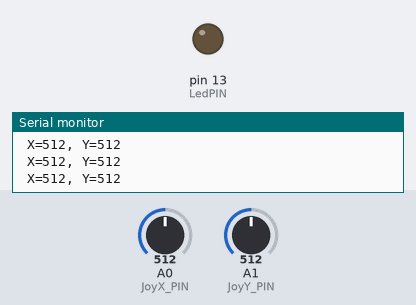
A sketch run on a simulated Arduino Uno, built with avr-gcc and run on an emulated ATmega328P. Shown: output pins drawn as LEDs (lit = HIGH), the last lines printed to the serial monitor. The test bench sets the inputs (shaded band); at power-on: A1 (JoyY_PIN) = 512, A0 (JoyX_PIN) = 512.

Above: at 1.3 s.
1.4 s: A1 (JoyY_PIN) set to 0
At 2.6 s:
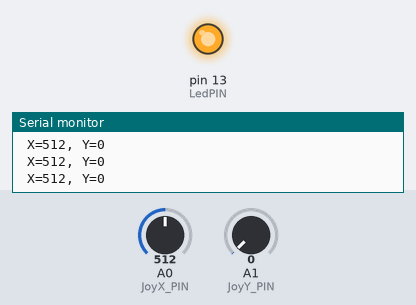
3.0 s: A1 (JoyY_PIN) set to 1011
4.5 s: A1 (JoyY_PIN) set to 1023
At 5.0 s:
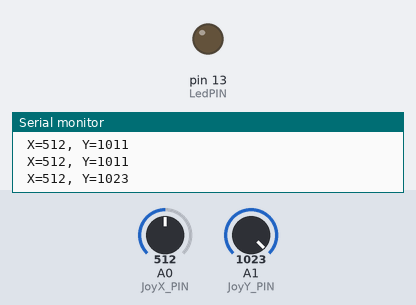
Timing chart, 0 to 7.5 s (numbered marks = the images above; inputs shaded):
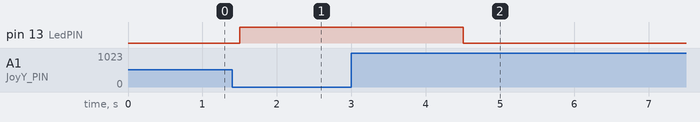

Measured:
- the behaviour switches between 1022 and 1023 on A1 (JoyY_PIN) (found by bisection; images 1 and 2)
- after the input at 1.4 s, pin 13 (LedPIN): LOW → HIGH after 0.10 s
- after the input at 4.5 s, pin 13 (LedPIN): HIGH → LOW at once

The sketch:

Project.ino
```cpp
int LedPIN=13;
int JoyX_PIN=A0;
int JoyY_PIN=A1;

int JoyX=0;
int JoyY=0;

void setup() {
  pinMode(LedPIN, OUTPUT);
  Serial.begin(9600);
}

void loop() {
  JoyX=analogRead(JoyX_PIN);
  JoyY=analogRead(JoyY_PIN);
  Serial.print("\n X=");
  Serial.print(JoyX);
  Serial.print(", Y=");
  Serial.print(JoyY);

  if ((JoyX >= 0 && JoyX <= 1023) && JoyY == 0) {
    digitalWrite(LedPIN, HIGH);
  }
  else if ((JoyX >= 0 && JoyX <= 1023) && JoyY == 1023) {
    digitalWrite(LedPIN, LOW);
  }
  delay(500);
}
```
